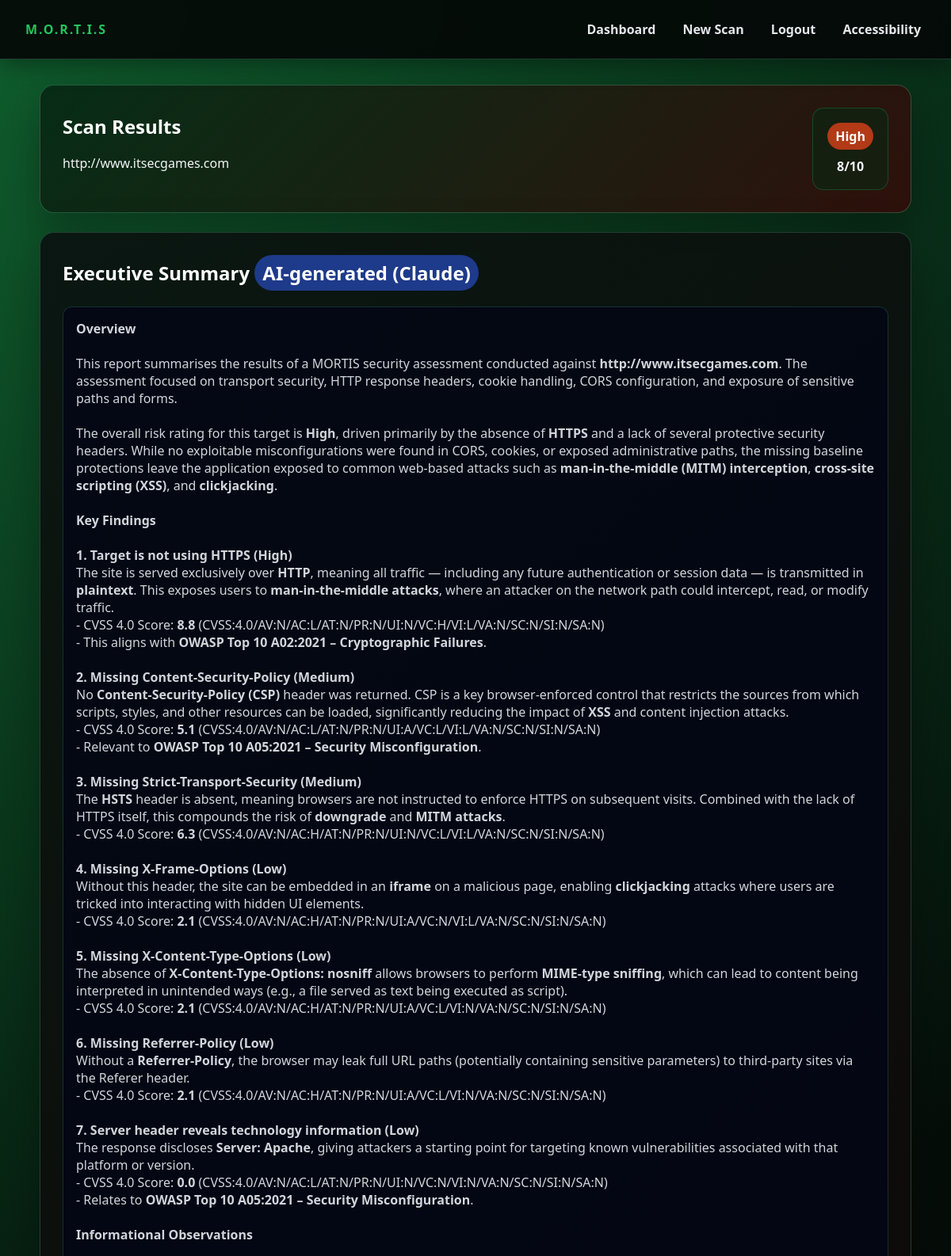
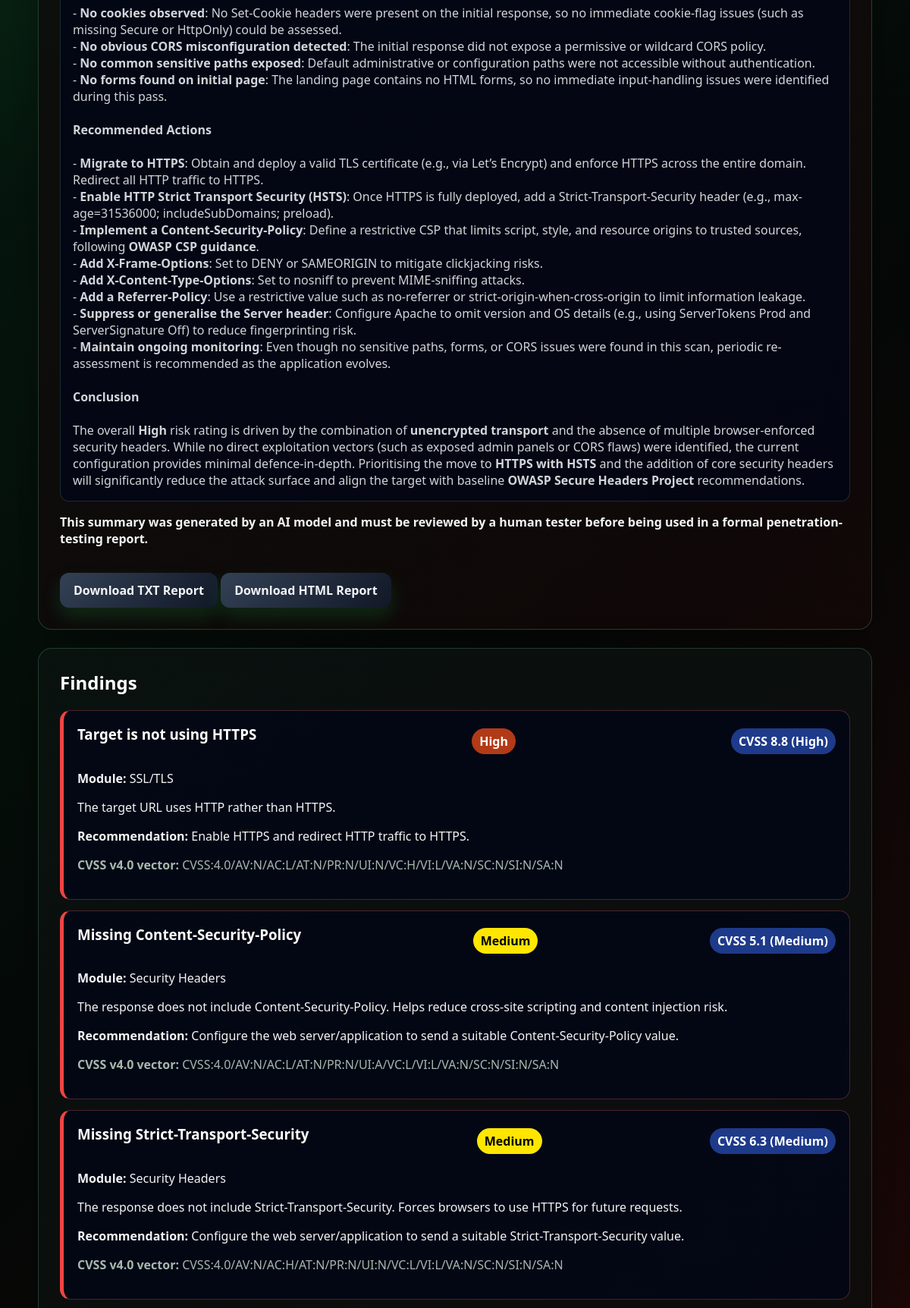
/results/2 (signed in, upper part), run on the app's committed database (2 pictures, top to bottom).
### app/models.py (models this page shows)
class Scan(db.Model):
    id = db.Column(db.Integer, primary_key=True)
    target_url = db.Column(db.String(500), nullable=False)
    created_at = db.Column(db.DateTime, default=datetime.utcnow)
    overall_score = db.Column(db.Integer, default=0)
    overall_rating = db.Column(db.String(20), default="Low")
    report_summary = db.Column(db.Text, default="")
    report_source = db.Column(db.String(20), default="")  # "api" | "offline" | ""
    status = db.Column(db.String(20), default="running")  # running | reporting | completed | failed
    modules_total = db.Column(db.Integer, default=0)
    modules_done = db.Column(db.Integer, default=0)
    current_module = db.Column(db.String(80), default="")
    findings = db.relationship(
        "Finding",
        backref="scan",
        cascade="all, delete-orphan",
        lazy=True,
        order_by="Finding.score.desc()"
    )

class Finding(db.Model):
    id = db.Column(db.Integer, primary_key=True)
    scan_id = db.Column(db.Integer, db.ForeignKey("scan.id"), nullable=False)
    module = db.Column(db.String(80), nullable=False)
    title = db.Column(db.String(200), nullable=False)
    severity = db.Column(db.String(20), nullable=False)
    score = db.Column(db.Integer, default=0)
    cvss_vector = db.Column(db.String(60), nullable=True)
    cvss_score = db.Column(db.Float, nullable=True)
    cvss_rating = db.Column(db.String(20), nullable=True)
    description = db.Column(db.Text, nullable=False)
    recommendation = db.Column(db.Text, nullable=False)

### app/routes.py (the view)
@bp.route("/results/<int:scan_id>")
@login_required
def results(scan_id):
    scan_record = Scan.query.get_or_404(scan_id)
    if scan_record.status in ("running", "reporting"):
        return redirect(url_for("main.scan_progress", scan_id=scan_id))
    return render_template("results.html", scan=scan_record)

### app/reporting.py (called while the page is built)
def format_summary(text: str) -> Markup:
    if not text:
        return Markup("")
    text = _DISCLAIMER_RE.sub("", text)
    out = []
    for line in text.split("\n"):
        stripped = line.strip()
        heading = re.match(r"^#{1,6}\s+(.*)$", stripped)
        if heading:
            out.append("<strong>" + str(escape(heading.group(1).strip())) + "</strong>")
            continue
        esc = str(escape(stripped))
        esc = re.sub(r"\*\*(.+?)\*\*", r"<strong>\1</strong>", esc)   # **bold**
        esc = re.sub(r"__(.+?)__", r"<strong>\1</strong>", esc)       # __bold__
        esc = re.sub(r"^\*\s+", "- ", esc)                            # '* ' bullet -> '- '
        out.append(esc)
    return Markup("\n".join(out))

### app/routes.py (called while the page is built)
def login_required(view):
    @wraps(view)
    def wrapped(*args, **kwargs):
        if "user_id" not in session:
            return redirect(url_for("main.login"))
        return view(*args, **kwargs)
    return wrapped

### app/templates/results.html (shortened to what this page needs)
{% extends "base.html" %}
{% block content %}
<section class="hero">
  <div>
    <h1>Scan Results</h1>
    <p>{{ scan.target_url }}</p>
  </div>
  <div class="scorebox">
    <span class="badge {{ scan.overall_rating|lower }}">{{ scan.overall_rating }}</span>
    <strong>{{ scan.overall_score }}/10</strong>
  </div>
</section>
<section class="card">
  <h2>Executive Summary
    {% if scan.report_source == 'api' %}
      <span class="badge cvss">AI-generated (Claude)</span>
    {% elif scan.report_source == 'offline' %}
      <span class="badge info">Offline summary</span>
    {% endif %}
  </h2>
  <pre class="summary">{{ scan.report_summary | format_summary }}</pre>
  {% if scan.report_source == 'api' %}
    <p><strong>This summary was generated by an AI model and must be reviewed by a human tester before being used in a formal penetration-testing report.</strong></p>
  {% endif %}
  <a class="button secondary" href="{{ url_for('main.download_report', scan_id=scan.id) }}">Download TXT Report</a>
  <a class="button secondary" href="{{ url_for('main.download_report_html', scan_id=scan.id) }}">Download HTML Report</a>
</section>
<section class="card">
  <h2>Findings</h2>
  {% for f in scan.findings %}
    <article class="finding">
      <div class="finding-head">
        <h3>{{ f.title }}</h3>
        <span class="badge {{ f.severity|lower }}">{{ f.severity }}</span>
        {% if f.cvss_score is not none %}
          <span class="badge cvss" title="{{ f.cvss_vector }}">CVSS {{ "%.1f"|format(f.cvss_score) }} ({{ f.cvss_rating }})</span>
        {% endif %}
      </div>
      <p><strong>Module:</strong> {{ f.module }}</p>
      <p>{{ f.description }}</p>
      <p><strong>Recommendation:</strong> {{ f.recommendation }}</p>
      {% if f.cvss_vector %}<p class="muted"><strong>CVSS v4.0 vector:</strong> {{ f.cvss_vector }}</p>{% endif %}
    </article>
  {% endfor %}
</section>
{% endblock %}

### app/static/css/style.css (style rules this page uses)
:root { --bg: #050807; --bg-red: #3a0707; --bg-green:#062915; --panel: rgba(10, 18, 16, 0.92); --panel-2: rgba(18, 8, 8, 0.88); --text: #f3f4f6; --muted: #a7b7ad; --line: rgba(110, 231, 183, 0.22); --accent: #ef4444; --accent-2:#22c55e; --danger: #dc2626; --success: #16a34a; }
*, *::before, *::after { box-sizing: border-box; }
body { margin: 0; font-family: "Aptos", "Aptos Display", "Segoe UI", Arial, sans-serif; color: var(--text); background: radial-gradient(circle at top left, rgba(34, 197, 94, 0.34), transparent 34%), radial-gradient(circle at bottom right, rgba(239, 68, 68, 0.34), transparent 38%), linear-gradient(135deg, var(--bg-green) 0%, var(--bg) 48%, var(--bg-red) 100%); background-attachment: fixed; }
button, input, select, textarea, .summary { font-family: inherit; }
h1, h2, h3 { margin-top: 0; color: #ffffff; }
a { color: #86efac; text-decoration: none; }
.muted { color: var(--muted); }
.hero { display: flex; justify-content: space-between; align-items: center; gap: 24px; padding: 28px; margin-bottom: 24px; background: linear-gradient(135deg, rgba(6, 41, 21, 0.92), rgba(58, 7, 7, 0.76)); border: 1px solid rgba(110, 231, 183, 0.26); border-radius: 18px; box-shadow: 0 20px 55px rgba(0, 0, 0, 0.32); }
.card { padding: 28px; margin-bottom: 24px; background: linear-gradient(145deg, var(--panel), var(--panel-2)); border: 1px solid rgba(110, 231, 183, 0.22); border-radius: 18px; box-shadow: 0 20px 60px rgba(0, 0, 0, 0.32); }
.finding { padding: 18px; margin: 14px 0; background: rgba(2, 6, 23, 0.74); border: 1px solid rgba(248, 113, 113, 0.28); border-left: 5px solid var(--accent); border-radius: 14px; }
.finding-head { display: flex; justify-content: space-between; align-items: center; gap: 16px; }
.summary { white-space: pre-wrap; padding: 16px; color: #d1d5db; background: rgba(2, 6, 23, 0.78); border: 1px solid rgba(110, 231, 183, 0.18); border-radius: 12px; }
.scorebox { display: grid; gap: 10px; text-align: center; padding: 18px; background: rgba(6, 41, 21, 0.55); border: 1px solid rgba(34, 197, 94, 0.26); border-radius: 14px; }
button, .button { display: inline-block; margin-top: 18px; padding: 12px 18px; background: linear-gradient(135deg, #15803d, #0f5c2e); color: #ffffff; font-weight: 800; border: 0; border-radius: 12px; cursor: pointer; box-shadow: 0 12px 24px rgba(22, 163, 74, 0.20); }
.secondary { background: linear-gradient(135deg, #334155, #111827); color: var(--text); }
.badge { display: inline-block; padding: 6px 10px; background: #334155; color: #ffffff; font-weight: 800; border-radius: 999px; }
.badge.medium { background: #ffe600; color: #000000; }
.badge.high { background: #b23a17; color: #ffffff; }
.badge.cvss { background: #1e3a8a; color: #ffffff; font-weight: 700; }

### data on the page
Scan: target_url "http://www.itsecgames.com", overall_rating "High", overall_score "8", report_summary "Overview This report summarises the results of a MORTIS security assessment conducted against http://www.itsecgames.com . The assessment focused on transport security, HTTP response headers, cookie handling, CORS configuration, and exposure of sensitive paths and forms. The overall risk rating for this target is High , driven primarily by the absence of HTTPS and a lack of several protective security headers. While no exploitable misconfigurations were found in CORS, cookies, or exposed administrative paths, the missing baseline protections leave the application exposed to common web-based attacks such as man-in-the-middle (MITM) interception , cross-site scripting (XSS) , and clickjacking…"
Finding: title "Target is not using HTTPS", severity "High", cvss_score "8.8", cvss_rating "High", module "SSL/TLS", description "The target URL uses HTTP rather than HTTPS.", recommendation "Enable HTTPS and redirect HTTP traffic to HTTPS.", cvss_vector "CVSS:4.0/AV:N/AC:L/AT:N/PR:N/UI:N/VC:H/VI:L/VA:N/SC:N/SI:N/SA:N"
Finding: title "Missing Content-Security-Policy", severity "Medium", cvss_score "5.1", cvss_rating "Medium", module "Security Headers", description "The response does not include Content-Security-Policy. Helps reduce cross-site scripting and content injection risk.", recommendation "Configure the web server/application to send a suitable Content-Security-Policy value.", cvss_vector "CVSS:4.0/AV:N/AC:L/AT:N/PR:N/UI:A/VC:L/VI:L/VA:N/SC:N/SI:N/SA:N"
Finding: title "Missing Strict-Transport-Security", severity "Medium", cvss_score "6.3", cvss_rating "Medium", module "Security Headers", description "The response does not include Strict-Transport-Security. Forces browsers to use HTTPS for future requests.", recommendation "Configure the web server/application to send a suitable Strict-Transport-Security value.", cvss_vector "CVSS:4.0/AV:N/AC:H/AT:N/PR:N/UI:N/VC:L/VI:L/VA:N/SC:N/SI:N/SA:N"
